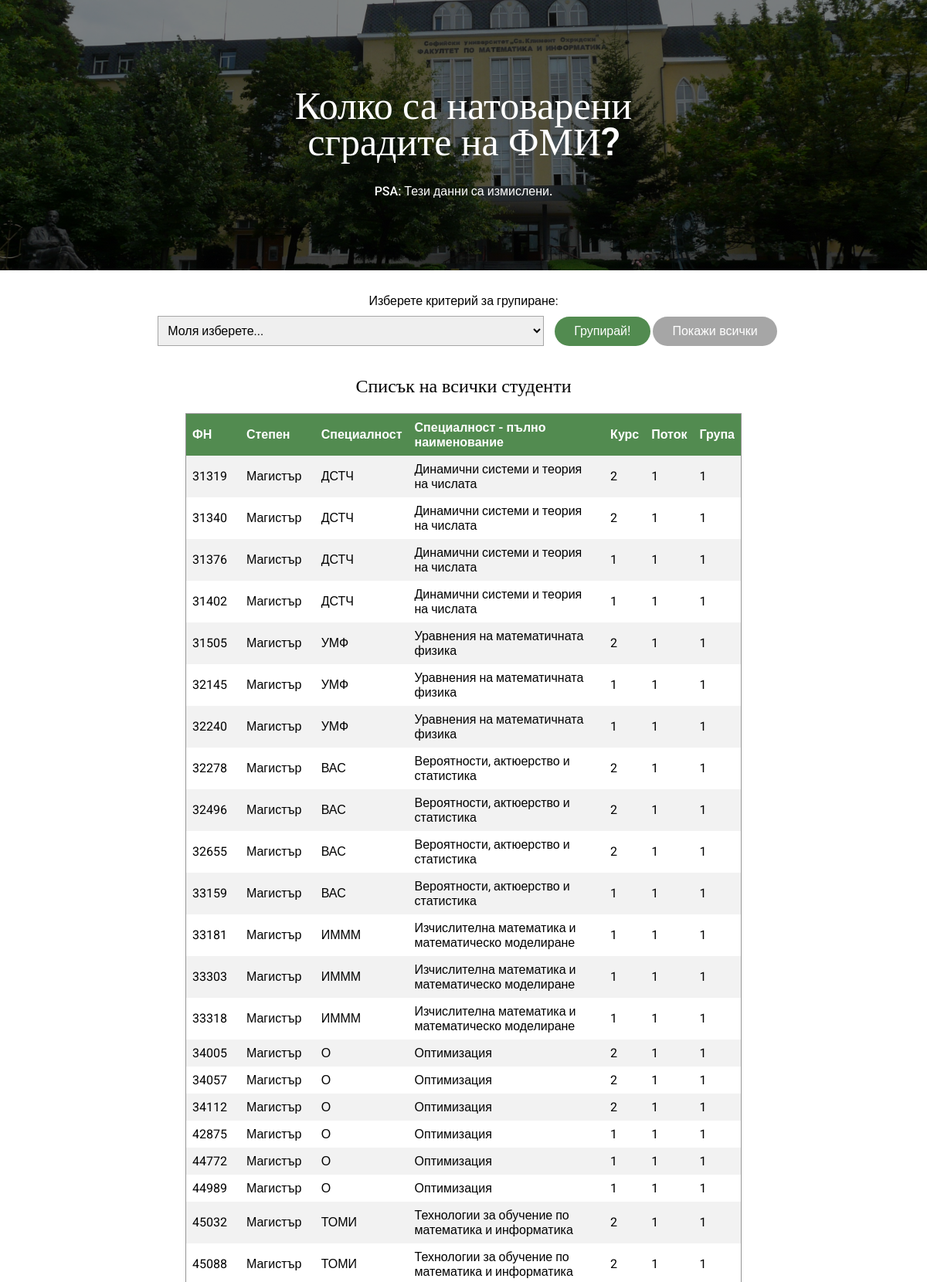
The page / (upper part) on the database its author committed.
### db/DBConnector.php (called while the page is built, shortened)
<?php
class DBConnector
{
    private $connection;
    public function __construct()
    {
        $config = json_decode(file_get_contents(__DIR__ . "/../config.json"), true);
        $host = $config['dbServer'];
        $port = $config['dbPort'];
        $db = $config['dbName'];
        $user = $config['dbUser'];
        $password = $config['dbPassword'];
        $charset = $config['dbCharset'];
        $dsn = "mysql:host=$host;port=$port;dbname=$db;charset=$charset";
        try {
            $this->connection = new PDO($dsn, $user, $password);
            $this->connection->setAttribute(PDO::ATTR_ERRMODE,
                PDO::ERRMODE_EXCEPTION);
        } catch (PDOException $e) {
            throw new PDOException($e->getMessage(), $e->getCode());
        }
    }
    public function selectAll()
    {
        try {
            $sql = "SELECT * FROM `students-fmi`";
            return $this->executeSelect($sql);
        } catch (Exception $e) {
            echo $e->getMessage();
            return "Не можахме да извлечем информация.";
        }
    }
    private function executeSelect($sql)
    {
        $query = $this->connection->query($sql) or die("Query failed.");
        $result = array();
        while ($row = $query->fetch(PDO::FETCH_ASSOC)) {
            $result[] = $row;
        }
        return $result;
    }
}

### table-templates/allStudents.php (the view)
<div class="table-container">
    <h2 class="table-name">Списък на всички студенти</h2>
    <table>
        <tr>
            <th>ФН</th>
            <th>Степен</th>
            <th>Специалност</th>
            <th>Специалност - пълно наименование</th>
            <th>Курс</th>
            <th>Поток</th>
            <th>Група</th>
        </tr>
        <?php foreach ($tableData as $key => $row): ?>
            <tr>
                <td><?php echo $row['fn']; ?></td>
                <td><?php echo $row['degree']; ?></td>
                <td><?php echo $row['major']; ?></td>
                <td><?php echo $row['major_full_name']; ?></td>
                <td><?php echo $row['year']; ?></td>
                <td><?php echo $row['stream']; ?></td>
                <td><?php echo $row['group_number']; ?></td>
            </tr>
        <?php endforeach; ?>
    </table>
</div>

### index.php (shortened to what this page needs)
<?php
include('./db/DBConnector.php');
$loadAll = true;
try {
    $db = new DBConnector();
} catch (Exception $e) {
    $connectionError = "Неуспешно свързване с базата. Моля опитайте отново.";
}
$tableData = $db->selectAll();
if ($_SERVER["REQUEST_METHOD"] == "GET") {
    if (isset($_GET["grouping"])) {
        $loadAll = false;
        switch ($_GET["grouping"]) {
            case 'major':
                $tableData = $db->groupByMajor();
                $loadMajors = true;
                break;
            case 'degree':
                $tableData = $db->groupByDegrees();
                $loadDegrees = true;
                break;
            case 'year':
                $tableData = $db->groupByYears();
                $loadYears = true;
                break;
            case 'group':
                $tableData = $db->groupByGroups();
                $loadGroups = true;
                break;
            case 'potok':
                $tableData = $db->groupByPotoci();
                $loadPotoci = true;
                break;
        }
        if (isset($_GET["json"]) && $_GET["json"] == 'true') {
            echo json_encode($tableData);
            return;
        }
    } else {
        $tableData = $db->selectAll();
        $loadAll = true;
    }
} else {
    $nameError = "Моля въведете име.";
}
?>
<!DOCTYPE html>
<html lang="en">
<head>
    <link rel="stylesheet" type="text/css" href="styles/main.css">
</head>
<body>
<main>
    <div class="hero-image">
        <div class="hero-text">
            <a href="index.php">
                <h1 style="font-size: 50px">Колко са натоварени сградите на ФМИ?</h1></a>
            <p>PSA: Тези данни са измислени.</p>
        </div>
    </div>
    <div class="content">
        <div class="dropdown">
            <form method="GET"
                  action="<?php echo htmlspecialchars($_SERVER["PHP_SELF"]); ?>"
                  enctype='multipart/form-data'>
                <label for="grouping">Изберете критерий за групиране:<br></label>
                <select id="grouping" name="grouping" autocomplete="off">
                    <option disabled hidden selected value="">Моля изберете...</option>
                </select>
                <input id="submit" name="submit" type="submit" value="Групирай!">
                <form method="GET" action="<?php echo htmlspecialchars($_SERVER["PHP_SELF"]); ?>"
                      enctype='multipart/form-data'>
                    <input type="submit" value="Покажи всички" style="background-color: #a6a6a6">
                </form>
            </form>
        </div>
        <?php if ($loadAll):
            include 'table-templates/allStudents.php'; endif; ?>
    </div>
</main>
</body>
</html>

### styles/main.css (style rules this page uses)
body, html { height: 100%; margin: 0; font-family: 'Roboto', sans-serif; font-size: 16px; }
a { color: inherit; text-decoration: none; }
.hero-image { height: 350px; background: linear-gradient(rgba(0, 0, 0, 0.5), rgba(0, 0, 0, 0.5)), url("./assets/Sofia_University_-_FMI_1.jpg") no-repeat center; background-size: cover; position: relative; margin-bottom: 30px; }
.hero-text { text-align: center; position: absolute; top: 50%; left: 50%; line-height: 0.95; transform: translate(-50%, -50%); color: white; font-weight: 500; }
h1 { font-family: 'Roboto Slab', serif; font-weight: 500; }
h2, h3, h4, h5 { font-family: 'Roboto Slab', serif; font-weight: 300; }
.table-container { margin: 0 auto; width: 60%; }
table { border-collapse: collapse; width: 100%; border: 1px solid #959595; border-radius: 50px; }
th, td { text-align: left; padding: 8px; }
tr:nth-child(even) { background-color: #f2f2f2 }
th { background-color: #528b50; color: white; }
.table-name { text-align: center; }
.content { width: 100%; height: 100%; }
.dropdown { display: block; text-align: center; margin-bottom: 25px; }
input, select { font-size: inherit; }
select { padding: 8px; width: 500px; margin: 10px; font-family: inherit; border: 1px solid #a6a6a6; }
input[type=submit] { border-radius: 20px; border: none; display: inline-block; padding: 10px 25px; color: #ffffff; background-color: #528b50; text-align: center; cursor: pointer; }

### rows shown on the page
students-fmi: fn "31319", degree "Магистър", major "ДСТЧ", major_full_name "Динамични системи и теория на числата", year "2", stream "1", group_number "1"
students-fmi: fn "31340", degree "Магистър", major "ДСТЧ", major_full_name "Динамични системи и теория на числата", year "2", stream "1", group_number "1"
students-fmi: fn "31376", degree "Магистър", major "ДСТЧ", major_full_name "Динамични системи и теория на числата", year "1", stream "1", group_number "1"
students-fmi: fn "31402", degree "Магистър", major "ДСТЧ", major_full_name "Динамични системи и теория на числата", year "1", stream "1", group_number "1"
students-fmi: fn "31505", degree "Магистър", major "УМФ", major_full_name "Уравнения на математичната физика", year "2", stream "1", group_number "1"
students-fmi: fn "32145", degree "Магистър", major "УМФ", major_full_name "Уравнения на математичната физика", year "1", stream "1", group_number "1"
students-fmi: fn "32240", degree "Магистър", major "УМФ", major_full_name "Уравнения на математичната физика", year "1", stream "1", group_number "1"
students-fmi: fn "32278", degree "Магистър", major "ВАС", major_full_name "Вероятности, актюерство и статистика", year "2", stream "1", group_number "1"
students-fmi: fn "32496", degree "Магистър", major "ВАС", major_full_name "Вероятности, актюерство и статистика", year "2", stream "1", group_number "1"
students-fmi: fn "32655", degree "Магистър", major "ВАС", major_full_name "Вероятности, актюерство и статистика", year "2", stream "1", group_number "1"
students-fmi: fn "33159", degree "Магистър", major "ВАС", major_full_name "Вероятности, актюерство и статистика", year "1", stream "1", group_number "1"
students-fmi: fn "33181", degree "Магистър", major "ИМММ", major_full_name "Изчислителна математика и математическо моделиране", year "1", stream "1", group_number "1"
students-fmi: fn "33303", degree "Магистър", major "ИМММ", major_full_name "Изчислителна математика и математическо моделиране", year "1", stream "1", group_number "1"
students-fmi: fn "33318", degree "Магистър", major "ИМММ", major_full_name "Изчислителна математика и математическо моделиране", year "1", stream "1", group_number "1"
students-fmi: fn "34005", degree "Магистър", major "О", major_full_name "Оптимизация", year "2", stream "1", group_number "1"
students-fmi: fn "34057", degree "Магистър", major "О", major_full_name "Оптимизация", year "2", stream "1", group_number "1"
students-fmi: fn "34112", degree "Магистър", major "О", major_full_name "Оптимизация", year "2", stream "1", group_number "1"
students-fmi: fn "42875", degree "Магистър", major "О", major_full_name "Оптимизация", year "1", stream "1", group_number "1"
students-fmi: fn "44772", degree "Магистър", major "О", major_full_name "Оптимизация", year "1", stream "1", group_number "1"
students-fmi: fn "44989", degree "Магистър", major "О", major_full_name "Оптимизация", year "1", stream "1", group_number "1"
students-fmi: fn "45032", degree "Магистър", major "ТОМИ", major_full_name "Технологии за обучение по математика и информатика", year "2", stream "1", group_number "1"
students-fmi: fn "45088", degree "Магистър", major "ТОМИ", major_full_name "Технологии за обучение по математика и информатика", year "2", stream "1", group_number "1"
